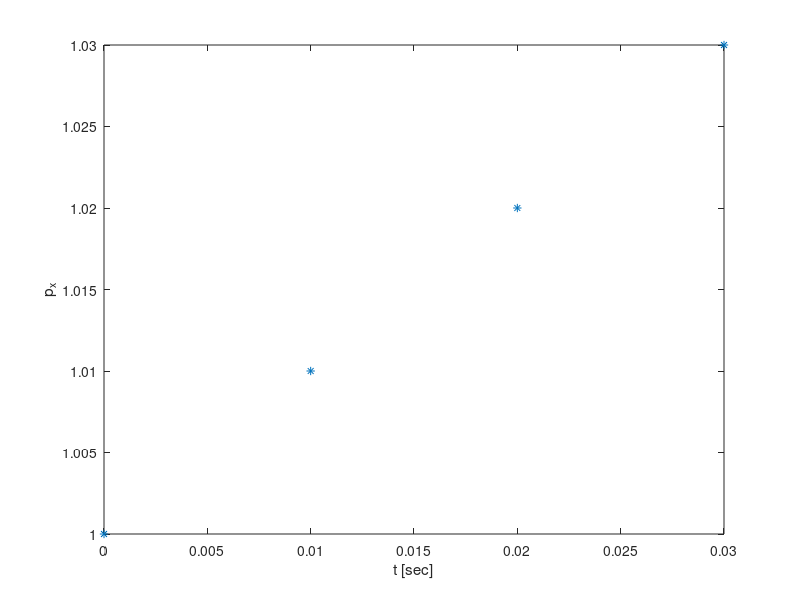

MATLAB code for this plot:
% ECE 8 Lecture 5 -- Calculate position trajectory of the brick using a discrete-time
% model
close all;
clear all;

%  step size (in seconds)
Delta = 0.01;

% define initial position
p_x0 = 1;

% velocity
v_x0 = 1;
v_x1 = 1;
v_x2 = 1;

% calculate p_x1
p_x1 = p_x0 + Delta * v_x0;

% calculate p_x2
p_x2 = p_x1 + Delta * v_x1;

% calculate p_x3
p_x3 = p_x2 + Delta * v_x2;

% plot p_x's with respect to ordinary time t
p_x = [p_x0; p_x1; p_x2; p_x3];
t = [0; Delta; 2*Delta; 3*Delta];
plot(t,p_x,'*')
xlabel('t [sec]')
ylabel('p_x')